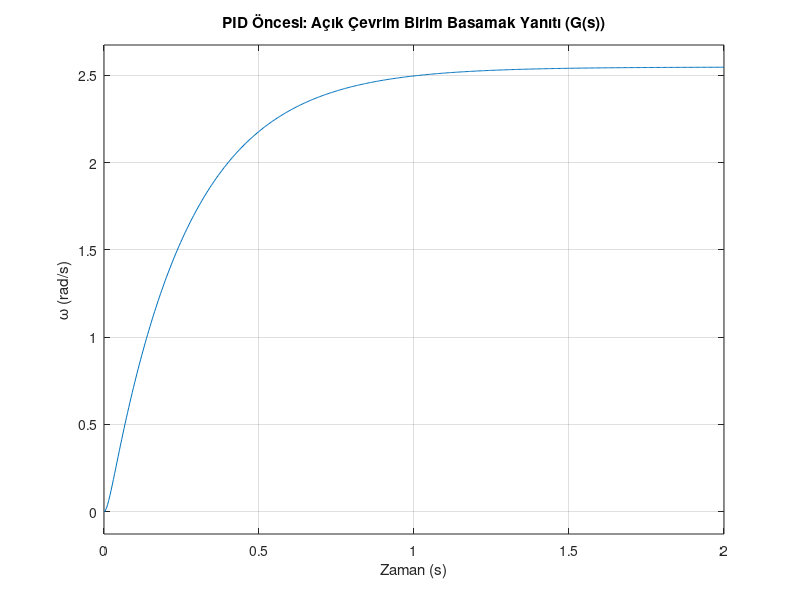

This chart was generated by the following MATLAB code: (Note: this script raises an error after producing the figure.)
%% DC-4 Bitki
G = tf(0.08, [0.000096 0.0083 0.0314]);  

wref = 20;   
figure;
step(G); grid on;
title('PID Öncesi: Açık Çevrim Birim Basamak Yanıtı (G(s))');
xlabel('Zaman (s)'); ylabel('\omega (rad/s)');

% Açık çevrim son değer
yss_open = dcgain(G);  
% Açık çevrim stepinfo
info_open = stepinfo(G);

%% 2) PID ÖNCESİ
T0 = feedback(G,1);

%% 3) PID AYARI 
C = pidtune(G,"PID");  
Kp = C.Kp; Ki = C.Ki; Kd = C.Kd;

%% 4) PID SONRASI - KAPALI ÇEVRİM
Tpid = feedback(C*G,1);

%% 4.4) PID'li ve PID'siz KAPALI çevrim yanıtı aynı grafikte (wref=20)
figure;
step(wref*T0); grid on; hold on;
step(wref*Tpid);
yline(wref,'--','Referans (20 rad/s)','LabelHorizontalAlignment','right');
legend('PID yok (Kapalı Çevrim)','PID var (Kapalı Çevrim)','Location','southeast');
title('PID Öncesi/Sonrası Kapalı Çevrim Basamak Yanıtı (w_{ref}=20 rad/s)');
xlabel('Zaman (s)'); ylabel('\omega (rad/s)');

%% 4.5) Performans ölçütleri (stepinfo ölçekli sistemlerle)
info0   = stepinfo(wref*T0);    
infopid = stepinfo(wref*Tpid);  

% Son değerler (kapalı çevrim)
yss0   = dcgain(wref*T0);
ysspid = dcgain(wref*Tpid);

% Kalıcı durum hatası: ess = r - y_ss  (r = wref)
ess0   = wref - yss0;
esspid = wref - ysspid;

% Maksimum aşım (%) stepinfo içinde var: Overshoot
Mp0   = info0.Overshoot;
Mppid = infopid.Overshoot;

% Sonuçları yazdır
fprintf('\n=== PID YOK (Kapalı) ===\n');
disp(info0);
fprintf('Son Deger = %.4f rad/s\n', yss0);
fprintf('ess = %.6f rad/s\n', ess0);

fprintf('\n=== PID VAR (Kapalı) ===\n');
disp(infopid);
fprintf('Son Deger = %.4f rad/s\n', ysspid);
fprintf('ess = %.6f rad/s\n', esspid);

fprintf('\nPID Kazanclari: Kp=%.6f, Ki=%.6f, Kd=%.6f\n', Kp, Ki, Kd);
